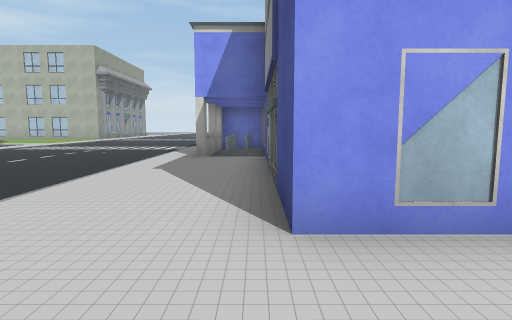
[1] (above)

20 first-person views from a walk through a scene from a Unity 3-D project. The camera is 1.4 m above the floor, tilts 6° down and sees 80° across. The floor is counted in squares, 2 m on a side. Each view is taken from the middle of a square. On the plan, view 1 faces up. The plan holds only what a view shows up to about 10 squares ahead; the rest is blank. The place goes on beyond the plan. The player is left out. Some animated figures are not drawn. Some surface patterns are stand-ins.

[2]
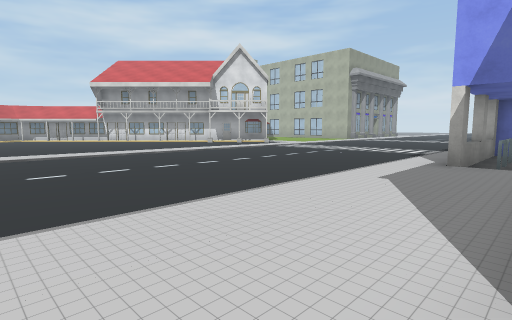

[3]
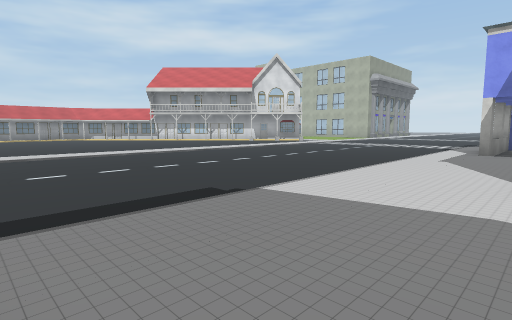

[4]
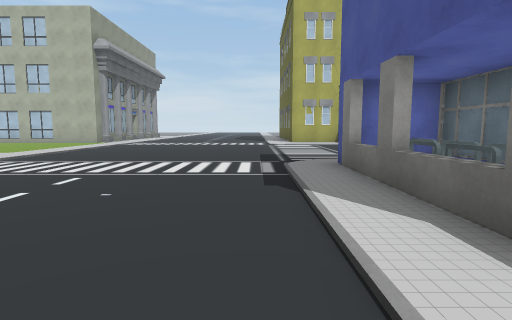

[5]
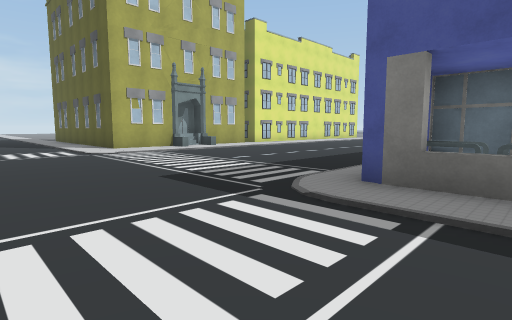

[6]
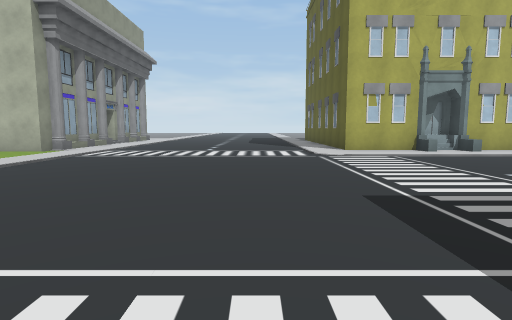

[7]
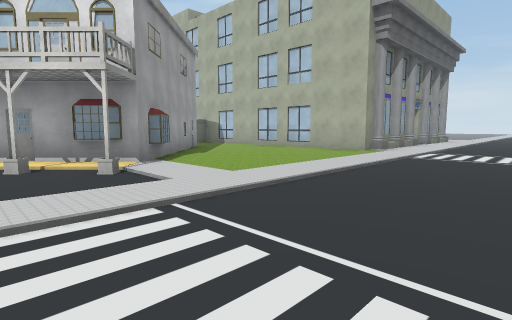

[8]
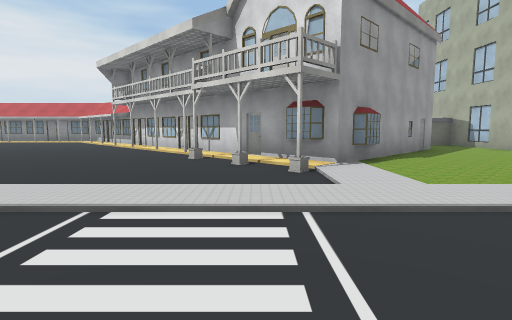

[9]
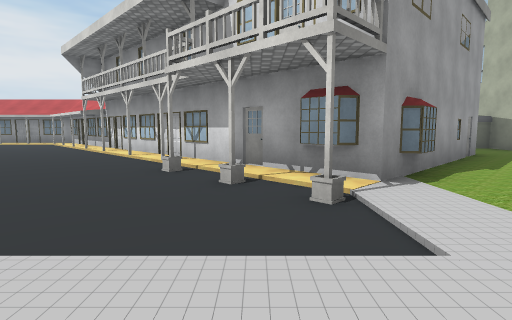

[10]
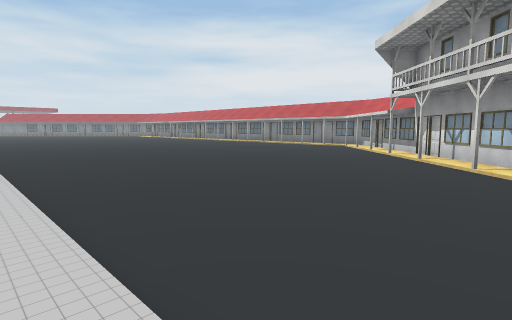

[11]
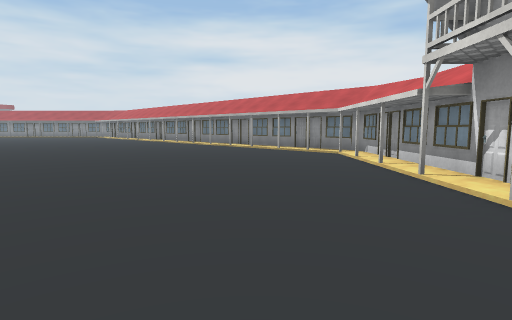

[12]
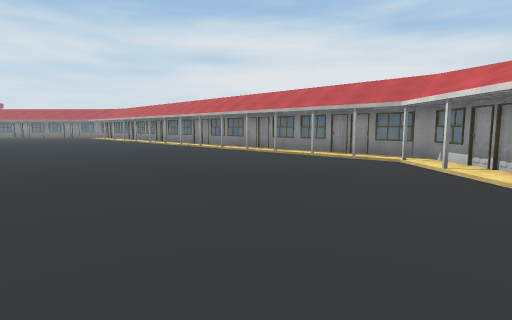

[13]
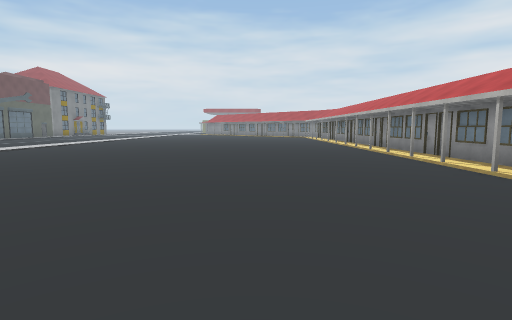

[14]
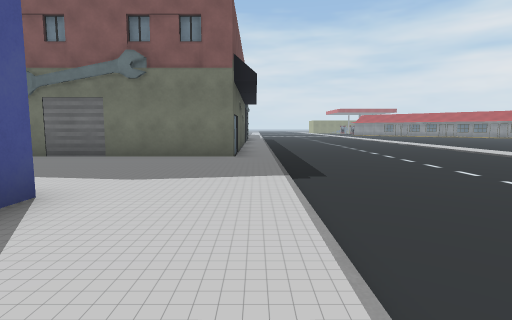

[15]
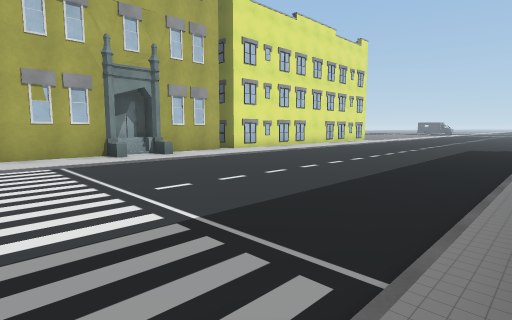

[16]
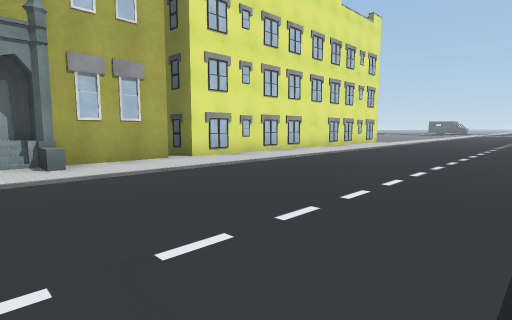

[17]
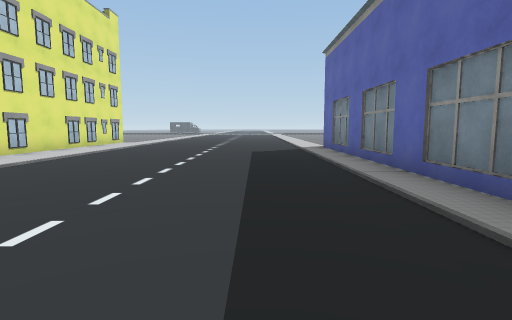

[18]
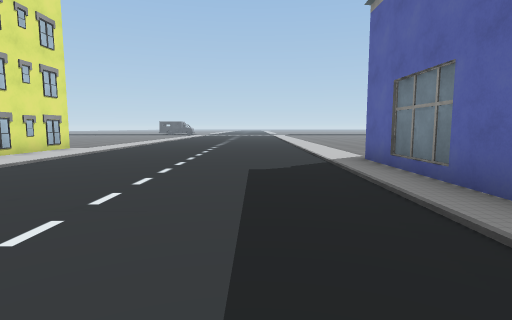

[19]
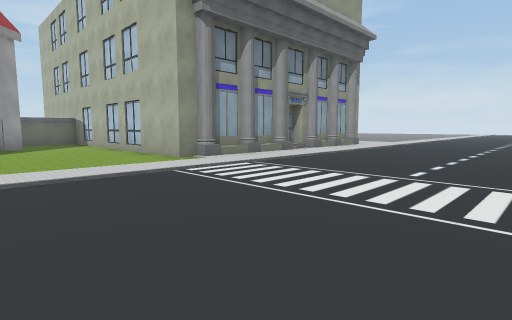

[20]
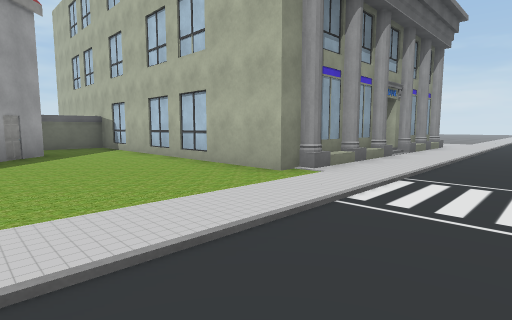

### Floor plan
Points are (right, up) in squares from view 1. A wall is a line through its corners. A room is listed if a view was taken in it or the views show most of it. See-through windows are left out.
Room 1 (views 1, 2, 3, 4, 5, 6, 7, 8, 9, 10, 11, 12, 13, 14, 15, 16, 17, 18, 19, 20)
walls: (-1.5, 7.8) (-1.5, 11.8); (-1.3, 9.6) (-1.3, 7.4); (-0.8, 8.8) (-0.8, 11.2); (-0.7, 10) (-0.7, 7.9); (-0.3, 9.2) (-0.3, 10.5); (3.8, 11.6) (11.5, 11.6); (-11.8, 13.1) (-12.3, 12.6); (-11.7, 13.5) (-21, 4.1); (-1.5, -4.8) (-1.5, -2.5) (3.6, -2.5); (-17.5, 7.6) (-18, 7.3); (-10.1, 20.2) (-10.1, 19.7) (-18, 19.7) (-18, 17.9); (-9.8, 21.5) (-9.8, 20.1); (-10.1, 21.5) (-10.1, 20.6); (-15.7, 17.6) (-12.3, 14.2); (-19.7, 5.6) (-19.9, 5.1); (-20.9, 4.3) (-21.3, 3.7) (-21.3, -4)
objects: other object (-12, 14); other object (-10, 22); building (-1, 20) to (4, 21); other object (1, 2); other object (1, 3); other object (1, 4); other object (1, 5); other object (1, 6); other object (1, 7); other object (2, 2) to (4, 2); building (5, 20) to (14, 20)

Positions as (right, up) in squares from view 1, and headings:
1: (0, 0), facing up
2: (0, 1), facing up-left
3: (0, -2), facing up-left
4: (-3, 6), facing up
5: (-5, 10), facing up-right
6: (-4, 11), facing up
7: (-6, 11), facing up-left
8: (-6, 12), facing left
9: (-8, 12), facing left
10: (-9, 10), facing down-left
11: (-13, 8), facing down-left
12: (-14, 6), facing down-left
13: (-17, 6), facing down
14: (-2, 5), facing down
15: (-2, 12), facing up-right
16: (1, 14), facing up-right
17: (1, 14), facing right
18: (5, 14), facing right
19: (-4, 16), facing up-left
20: (-7, 16), facing up-left
